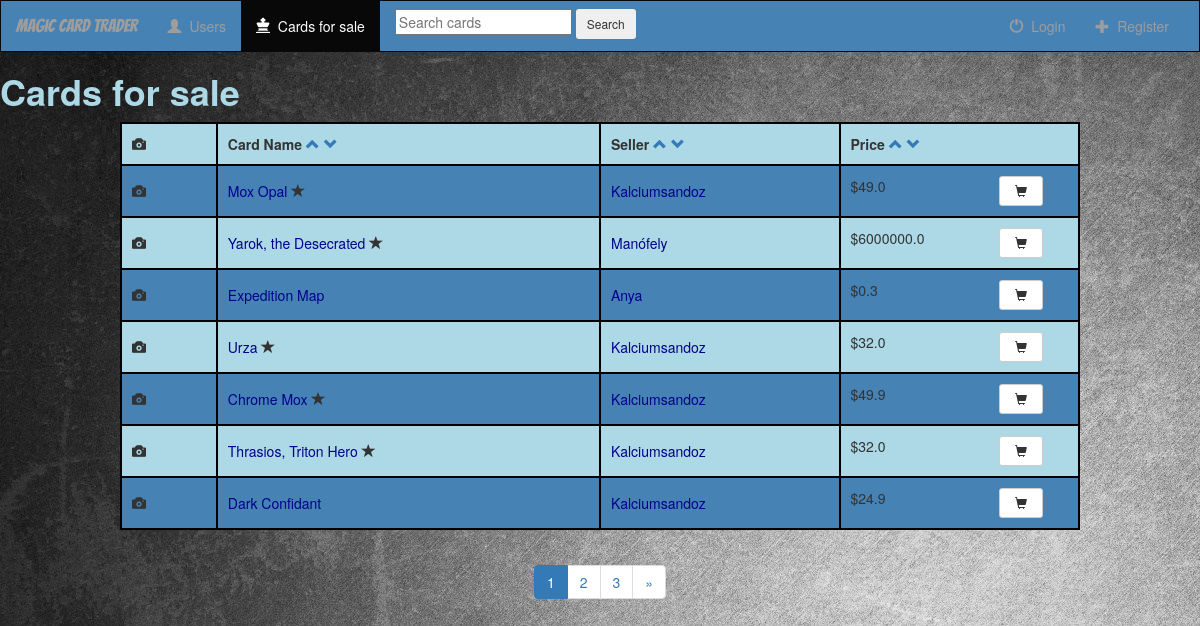
Page /cards/ on the committed database.
### Magic/models.py (models this page shows, shortened)
class Card(models.Model):
    name = models.CharField(max_length = 150)
    set_name = models.CharField(max_length = 150)
    price = models.FloatField()
    user = models.ForeignKey(User, on_delete=models.CASCADE)
    is_foil = models.BooleanField(default=False)
    is_ordered = models.BooleanField(default=False)

### Magic/views.py (the view)
# urls.py: path('cards/', views.cards, name="cards"),
def cards(request):
    template = loader.get_template('magic/cards.html')
    if request.user.is_authenticated:
        all_cards = Card.objects.filter(is_ordered=False).exclude(user=request.user)
    else:
        all_cards = Card.objects.filter(is_ordered=False)
    order_by = request.GET.get('order_by')
    direction = request.GET.get('direction')
    if direction == 'desc':
        if order_by == 'price':
            all_cards = all_cards.order_by(order_by).reverse()
        else:
            all_cards = all_cards.order_by(Lower(order_by)).reverse()
    elif direction == 'asc':
        if order_by == 'price':
            all_cards = all_cards.order_by(order_by)
        else:
            all_cards = all_cards.order_by(Lower(order_by))
    card_filter = CardFilter(request.GET, queryset=all_cards)
    all_cards = card_filter.qs
    paginator = Paginator(all_cards, 7)
    page = request.GET.get('page', 1)
    try:
        cards = paginator.page(page)
    except PageNotAnInteger:
        cards = paginator.page(1)
    except EmptyPage:
        cards = paginator.page(paginator.num_pages)
    context = {
        'all_cards': all_cards,
        'cards': cards,
        'nbar':'cards',
        'order_by': order_by,
        'direction': direction,
        'card_filter': card_filter,
    }
    return HttpResponse(template.render(context, request))

### Magic/templates/magic/cards.html (shortened to what this page needs)
{% extends 'magic/base.html' %}
{% block body %}
    {% if all_cards %}
        <h1 class="basic-text cards-header">Cards for sale</h1>
        <table id="card-table">
            <tr>
                <th><span class="glyphicon glyphicon-camera"></span></th>
                <th>Card Name
                    <a href="?order_by=name&direction=asc">
                        <span class="glyphicon glyphicon-chevron-up"></span>
                    </a>
                    <a href="?order_by=name&direction=desc">
                        <span class="glyphicon glyphicon-chevron-down"></span>
                    </a>
                </th>
                <th>Seller
                    <a href="?order_by=user&direction=desc">
                        <span class="glyphicon glyphicon-chevron-up"></span>
                    </a>
                    <a href="?order_by=user&direction=asc">
                        <span class="glyphicon glyphicon-chevron-down"></span>
                    </a>
                </th>
                <th>Price
                    <a href="?order_by=price&direction=asc">
                        <span class="glyphicon glyphicon-chevron-up"></span>
                    </a>
                    <a href="?order_by=price&direction=desc">
                        <span class="glyphicon glyphicon-chevron-down"></span>
                    </a>
                </th>
            </tr>
            {% for card in cards %}
                <tr>
                    <td class="img-td">
                        <span class="glyphicon glyphicon-camera"></span>
                    </td>
                    <td>
                        <a class="card-td-link" href="{% url 'Magic:card_detail' card.id %}">{{card.name}}</a>
                        {% if card.is_foil %}
                            <span class="glyphicon glyphicon-star"></span>
                        {% endif %}
                    </td>
                    <td class="seller-td">
                        <a class="user-td-link" href="{% url 'Magic:user_detail' card.user.id %}">{{card.user}}</a>
                    </td>
                    <td class="price-td">
                        ${{card.price}}
                        <a href="{% url 'Magic:add_to_cart' card.id %}" >
                            <button type="submit" class="btn btn-default btn-sm btn-cart">
                                <span class="glyphicon glyphicon-shopping-cart"></span>
                            </button>
                        </a>
                    </td>
                </tr>
            {% endfor %}
        </table>
        <div class="center">
            {% if cards.has_other_pages %}
                <ul class="pagination">
                    {% for i in cards.paginator.page_range %}
                        {% if cards.number == i %}
                            <li class="active"><span>{{ i }} <span class="sr-only">(current)</span></span></li>
                        {% else %}
                            <li><a href="?page={{ i }}&order_by={{ order_by }}&direction={{ direction }}">{{ i }}</a></li>
                        {% endif %}
                    {% endfor %}
                    {% if cards.has_next %}
                        <li><a href="?page={{ cards.next_page_number }}&order_by={{ order_by }}&direction={{ direction }}">&raquo;</a></li>
                    {% endif %}
                </ul>
            {% endif %}
        </div>
    {% else %}
            <h3 class="basic-text">No cards available for sale</h3>
    {% endif %}
{% endblock %}

### Magic/static/magic/style.css (style rules this page uses)
body { background: white url("images/background.jpg"); }
.active { color: aqua; background-color: rgb(0, 0, 121); }
.basic-text { color: lightblue; font-weight: bold; }
.cards-header { border-bottom: 50ptx; }
table { width: 80%; margin-left: auto; margin-right: auto; margin-bottom: 15px; }
table, th, td { border: 2px solid black; border-collapse: collapse; align-self: center; }
th, td { padding: 10px; height: 40%; }
#user-table tr:nth-child(even), #card-table tr:nth-child(even) { background-color: steelblue; }
#user-table tr:nth-child(odd), #card-table tr:nth-child(odd) { background-color: lightblue; }
#card-table tr:nth-child(even), #card-table tr:nth-child(even) { background-color: steelblue; }
#card-table tr:nth-child(odd), #card-table tr:nth-child(odd) { background-color: lightblue; }
.img-td { width: 10%; }
.user-td-link, .card-td-link { color: darkblue; }
.seller-td, .price-td { width: 25%; }
.center { text-align: center; }
.btn-cart { float: right; margin-right: 25px; padding-left: 15px; padding-right: 15px; }

### rows in the picture
Card: name "Mox Opal", is_foil True (drawn), user "Kalciumsandoz", price "49.0"
Card: name "Yarok, the Desecrated", is_foil True (drawn), user "Manófely", price "6000000.0"
Card: name "Expedition Map", user "Anya", price "0.3"
Card: name "Urza", is_foil True (drawn), user "Kalciumsandoz", price "32.0"
Card: name "Chrome Mox", is_foil True (drawn), user "Kalciumsandoz", price "49.9"
Card: name "Thrasios, Triton Hero", is_foil True (drawn), user "Kalciumsandoz", price "32.0"
Card: name "Dark Confidant", user "Kalciumsandoz", price "24.9"

### other values in the picture
{{ i }} "1"
{{ i }} "2" "3"
